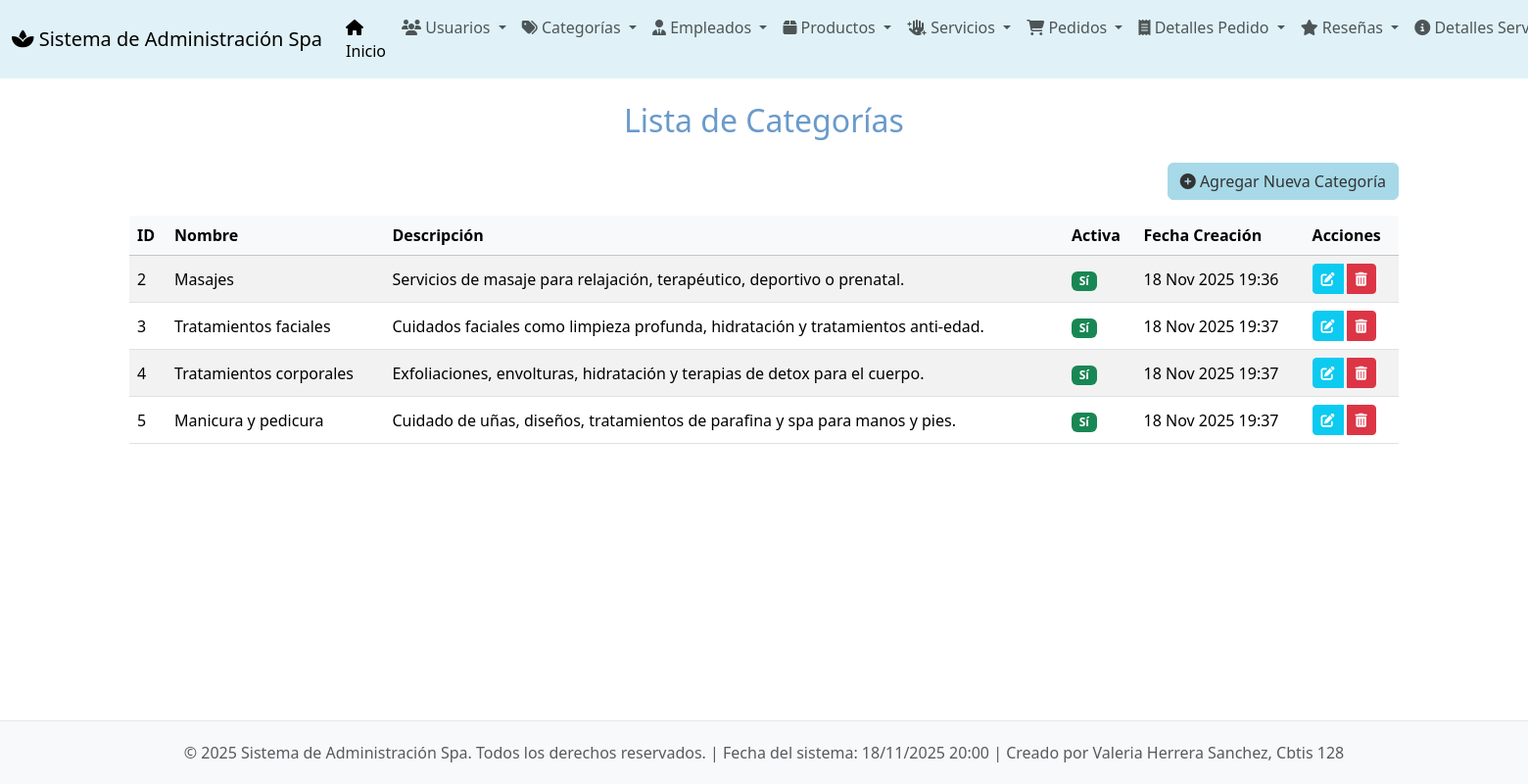
Page /categorias/ on the committed database.
### app_Spa/models.py (models this page shows, shortened)
class Categorias(models.Model):
    id_categoria = models.AutoField(primary_key=True, unique=True)
    nombre = models.CharField(max_length=100)
    descripcion = models.TextField()
    fecha_creacion = models.DateTimeField(auto_now_add=True)
    activa = models.BooleanField(default=True)

### app_Spa/views.py (the view)
# urls.py: path('categorias/', views.ver_categorias, name='ver_categorias'),
def ver_categorias(request):
    categorias = Categorias.objects.all()
    return render(request, 'categorias/ver_categorias.html', {'categorias': categorias})

### app_Spa/templates/categorias/ver_categorias.html (shortened to what this page needs)
{% extends 'base.html' %}
{% block content %}
<h2 class="mb-4 text-center" style="color: #6a9acb;">Lista de Categorías</h2>
<div class="text-end mb-3">
    <a href="{% url 'agregar_categoria' %}" class="btn btn-primary">
        <i class="fas fa-plus-circle"></i> Agregar Nueva Categoría
    </a>
</div>
{% if categorias %}
<div class="table-responsive">
    <table class="table table-striped table-hover align-middle">
        <thead class="table-light">
            <tr>
                <th scope="col">ID</th>
                <th scope="col">Nombre</th>
                <th scope="col">Descripción</th>
                <th scope="col">Activa</th>
                <th scope="col">Fecha Creación</th>
                <th scope="col">Acciones</th>
            </tr>
        </thead>
        <tbody>
            {% for categoria in categorias %}
            <tr>
                <td>{{ categoria.id_categoria }}</td>
                <td>{{ categoria.nombre }}</td>
                <td>{{ categoria.descripcion }}</td>
                <td>
                    {% if categoria.activa %}
                        <span class="badge bg-success">Sí</span>
                    {% else %}
                        <span class="badge bg-danger">No</span>
                    {% endif %}
                </td>
                <td>{{ categoria.fecha_creacion|date:"d M Y H:i" }}</td>
                <td>
                    <div class="btn-group" role="group" aria-label="Acciones de categoría">
                        <a href="{% url 'actualizar_categoria' categoria.id_categoria %}" class="btn btn-sm btn-info text-white me-1" title="Editar">
                            <i class="fas fa-edit"></i>
                        </a>
                        <a href="{% url 'borrar_categoria' categoria.id_categoria %}" class="btn btn-sm btn-danger" title="Eliminar">
                            <i class="fas fa-trash-alt"></i>
                        </a>
                    </div>
                </td>
            </tr>
            {% endfor %}
        </tbody>
    </table>
</div>
{% else %}
<div class="alert alert-info text-center" role="alert">
    No hay categorías registradas.
</div>
{% endif %}
{% endblock %}

### app_Spa/templates/base.html (style rules this page uses)
body { display: flex; flex-direction: column; min-height: 100vh; }
.btn-primary { background-color: #a7d9e8; border-color: #a7d9e8; color: #333; }
.table thead { background-color: #e0f2f7; }

### rows in the picture
Categorias: id_categoria "2", nombre "Masajes", descripcion "Servicios de masaje para relajación, terapéutico, deportivo o prenatal.", activa "Sí", fecha_creacion "18 Nov 2025 19:36"
Categorias: id_categoria "3", nombre "Tratamientos faciales", descripcion "Cuidados faciales como limpieza profunda, hidratación y tratamientos anti-edad.", activa "Sí", fecha_creacion "18 Nov 2025 19:37"
Categorias: id_categoria "4", nombre "Tratamientos corporales", descripcion "Exfoliaciones, envolturas, hidratación y terapias de detox para el cuerpo.", activa "Sí", fecha_creacion "18 Nov 2025 19:37"
Categorias: id_categoria "5", nombre "Manicura y pedicura", descripcion "Cuidado de uñas, diseños, tratamientos de parafina y spa para manos y pies.", activa "Sí", fecha_creacion "18 Nov 2025 19:37"
